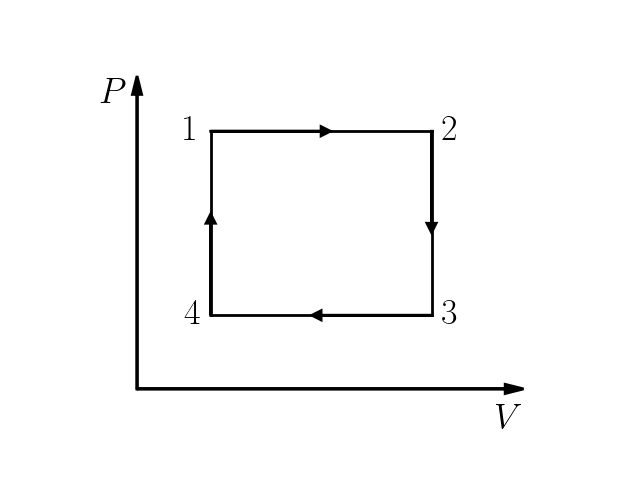

This figure's Python source:
from MKT import *

axes = Axes(10, 'P/$P$', 'V/$V$', ltx=True, fontsize=26, yratio=0.8)

v1 = (2, '')
v2 = (8, '')
p1 = (2, '')
p2 = (7, '')

state1 = State(axes, v=v1, p=p2, patch='$1$', patch_pos='L', xtick=False, ytick=False)
state2 = State(axes, v=v2, p=p2, patch='$2$', patch_pos='R', xtick=False, ytick=False)
state3 = State(axes, v=v2, p=p1, patch='$3$', patch_pos='R', xtick=False, ytick=False)
state4 = State(axes, v=v1, p=p1, patch='$4$', patch_pos='L', xtick=False, ytick=False)

axes.process(state1, state2)
axes.process(state2, state3)
axes.process(state3, state4)
axes.process(state4, state1)

#savefig('9.24.pdf')
show()
